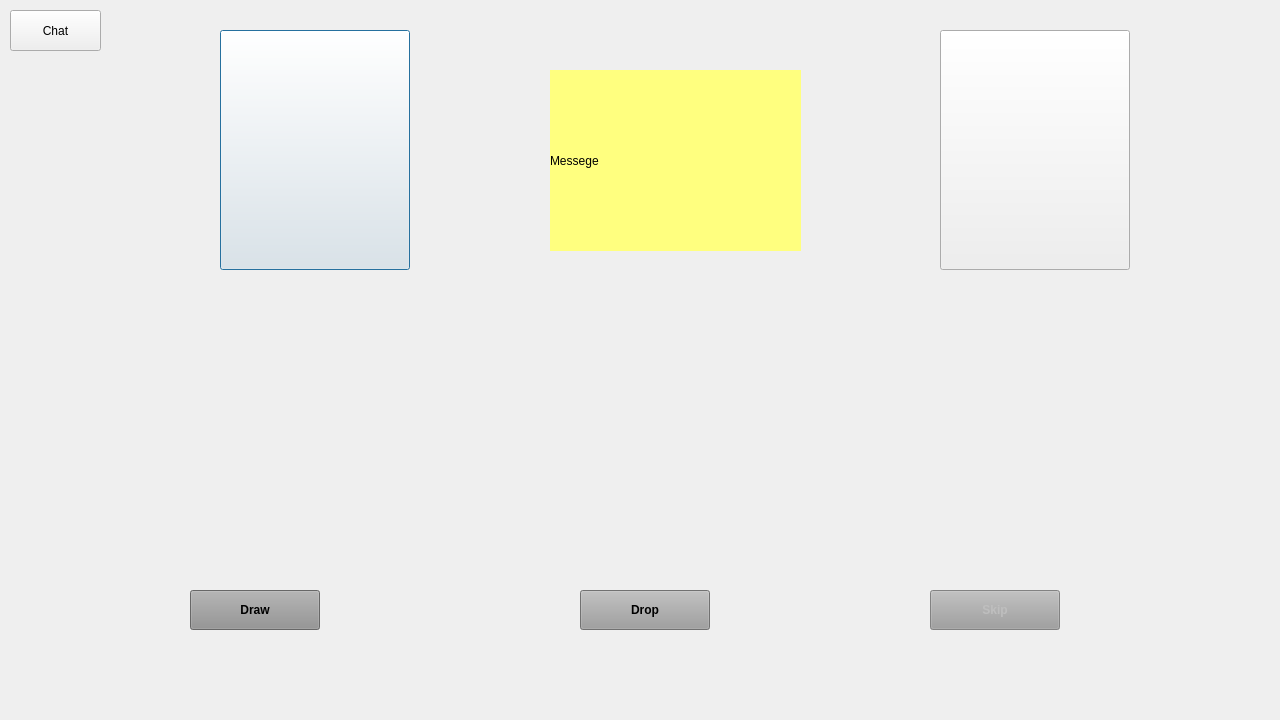
<?xml version="1.0" encoding="UTF-8"?>
<ui version="4.0">
 <class>CrazyFace</class>
 <widget class="QDialog" name="CrazyFace">
  <property name="enabled">
   <bool>true</bool>
  </property>
  <property name="geometry">
   <rect>
    <x>0</x>
    <y>0</y>
    <width>1280</width>
    <height>720</height>
   </rect>
  </property>
  <property name="windowTitle">
   <string>Dialog</string>
  </property>
  <property name="autoFillBackground">
   <bool>false</bool>
  </property>
  <property name="styleSheet">
   <string notr="true"/>
  </property>
  <widget class="QPushButton" name="pushDeck">
   <property name="geometry">
    <rect>
     <x>220</x>
     <y>30</y>
     <width>190</width>
     <height>240</height>
    </rect>
   </property>
   <property name="styleSheet">
    <string notr="true"/>
   </property>
   <property name="text">
    <string/>
   </property>
  </widget>
  <widget class="QPushButton" name="pushDraw">
   <property name="geometry">
    <rect>
     <x>190</x>
     <y>590</y>
     <width>130</width>
     <height>40</height>
    </rect>
   </property>
   <property name="font">
    <font>
     <weight>75</weight>
     <bold>true</bold>
    </font>
   </property>
   <property name="styleSheet">
    <string notr="true">background-color: rgb(144, 144, 144);
</string>
   </property>
   <property name="text">
    <string>Draw</string>
   </property>
  </widget>
  <widget class="QLabel" name="label_2">
   <property name="geometry">
    <rect>
     <x>190</x>
     <y>310</y>
     <width>70</width>
     <height>115</height>
    </rect>
   </property>
   <property name="styleSheet">
    <string notr="true"/>
   </property>
   <property name="text">
    <string/>
   </property>
  </widget>
  <widget class="QPushButton" name="pushDrop">
   <property name="geometry">
    <rect>
     <x>580</x>
     <y>590</y>
     <width>130</width>
     <height>40</height>
    </rect>
   </property>
   <property name="font">
    <font>
     <weight>75</weight>
     <bold>true</bold>
    </font>
   </property>
   <property name="autoFillBackground">
    <bool>false</bool>
   </property>
   <property name="styleSheet">
    <string notr="true">background-color: rgb(158, 158, 158);</string>
   </property>
   <property name="text">
    <string>Drop</string>
   </property>
  </widget>
  <widget class="QPushButton" name="pushSkip">
   <property name="enabled">
    <bool>false</bool>
   </property>
   <property name="geometry">
    <rect>
     <x>930</x>
     <y>590</y>
     <width>130</width>
     <height>40</height>
    </rect>
   </property>
   <property name="font">
    <font>
     <weight>75</weight>
     <bold>true</bold>
    </font>
   </property>
   <property name="styleSheet">
    <string notr="true">background-color: rgb(158, 158, 158);</string>
   </property>
   <property name="text">
    <string>Skip</string>
   </property>
  </widget>
  <widget class="QPushButton" name="pushCardSchown">
   <property name="geometry">
    <rect>
     <x>940</x>
     <y>30</y>
     <width>190</width>
     <height>240</height>
    </rect>
   </property>
   <property name="text">
    <string/>
   </property>
  </widget>
  <widget class="QLabel" name="messegeC">
   <property name="geometry">
    <rect>
     <x>550</x>
     <y>70</y>
     <width>251</width>
     <height>181</height>
    </rect>
   </property>
   <property name="styleSheet">
    <string notr="true">background-color: rgb(255, 255, 127);</string>
   </property>
   <property name="text">
    <string>Messege</string>
   </property>
  </widget>
  <widget class="QLabel" name="label_4">
   <property name="geometry">
    <rect>
     <x>220</x>
     <y>310</y>
     <width>70</width>
     <height>115</height>
    </rect>
   </property>
   <property name="styleSheet">
    <string notr="true"/>
   </property>
   <property name="text">
    <string/>
   </property>
  </widget>
  <widget class="QLabel" name="label_5">
   <property name="geometry">
    <rect>
     <x>250</x>
     <y>310</y>
     <width>70</width>
     <height>115</height>
    </rect>
   </property>
   <property name="styleSheet">
    <string notr="true"/>
   </property>
   <property name="text">
    <string/>
   </property>
  </widget>
  <widget class="QLabel" name="label_6">
   <property name="geometry">
    <rect>
     <x>280</x>
     <y>310</y>
     <width>70</width>
     <height>115</height>
    </rect>
   </property>
   <property name="styleSheet">
    <string notr="true"/>
   </property>
   <property name="text">
    <string/>
   </property>
  </widget>
  <widget class="QLabel" name="label_7">
   <property name="geometry">
    <rect>
     <x>310</x>
     <y>310</y>
     <width>70</width>
     <height>115</height>
    </rect>
   </property>
   <property name="styleSheet">
    <string notr="true"/>
   </property>
   <property name="text">
    <string/>
   </property>
  </widget>
  <widget class="QLabel" name="label_8">
   <property name="geometry">
    <rect>
     <x>340</x>
     <y>310</y>
     <width>70</width>
     <height>115</height>
    </rect>
   </property>
   <property name="styleSheet">
    <string notr="true"/>
   </property>
   <property name="text">
    <string/>
   </property>
  </widget>
  <widget class="QLabel" name="label_9">
   <property name="geometry">
    <rect>
     <x>370</x>
     <y>310</y>
     <width>70</width>
     <height>115</height>
    </rect>
   </property>
   <property name="styleSheet">
    <string notr="true"/>
   </property>
   <property name="text">
    <string/>
   </property>
  </widget>
  <widget class="QLabel" name="label_10">
   <property name="geometry">
    <rect>
     <x>400</x>
     <y>310</y>
     <width>70</width>
     <height>115</height>
    </rect>
   </property>
   <property name="styleSheet">
    <string notr="true"/>
   </property>
   <property name="text">
    <string/>
   </property>
  </widget>
  <widget class="QLabel" name="label_11">
   <property name="geometry">
    <rect>
     <x>430</x>
     <y>310</y>
     <width>70</width>
     <height>115</height>
    </rect>
   </property>
   <property name="styleSheet">
    <string notr="true"/>
   </property>
   <property name="text">
    <string/>
   </property>
  </widget>
  <widget class="QLabel" name="label_12">
   <property name="geometry">
    <rect>
     <x>460</x>
     <y>310</y>
     <width>70</width>
     <height>115</height>
    </rect>
   </property>
   <property name="styleSheet">
    <string notr="true"/>
   </property>
   <property name="text">
    <string/>
   </property>
  </widget>
  <widget class="QLabel" name="label_13">
   <property name="geometry">
    <rect>
     <x>490</x>
     <y>310</y>
     <width>70</width>
     <height>115</height>
    </rect>
   </property>
   <property name="styleSheet">
    <string notr="true"/>
   </property>
   <property name="text">
    <string/>
   </property>
  </widget>
  <widget class="QLabel" name="label_14">
   <property name="geometry">
    <rect>
     <x>550</x>
     <y>310</y>
     <width>70</width>
     <height>115</height>
    </rect>
   </property>
   <property name="styleSheet">
    <string notr="true"/>
   </property>
   <property name="text">
    <string/>
   </property>
  </widget>
  <widget class="QLabel" name="label_15">
   <property name="geometry">
    <rect>
     <x>520</x>
     <y>310</y>
     <width>70</width>
     <height>115</height>
    </rect>
   </property>
   <property name="styleSheet">
    <string notr="true"/>
   </property>
   <property name="text">
    <string/>
   </property>
  </widget>
  <widget class="QLabel" name="label_16">
   <property name="geometry">
    <rect>
     <x>580</x>
     <y>310</y>
     <width>70</width>
     <height>115</height>
    </rect>
   </property>
   <property name="styleSheet">
    <string notr="true"/>
   </property>
   <property name="text">
    <string/>
   </property>
  </widget>
  <widget class="QLabel" name="label_17">
   <property name="geometry">
    <rect>
     <x>610</x>
     <y>310</y>
     <width>70</width>
     <height>115</height>
    </rect>
   </property>
   <property name="styleSheet">
    <string notr="true"/>
   </property>
   <property name="text">
    <string/>
   </property>
  </widget>
  <widget class="QLabel" name="label_18">
   <property name="geometry">
    <rect>
     <x>640</x>
     <y>310</y>
     <width>70</width>
     <height>115</height>
    </rect>
   </property>
   <property name="styleSheet">
    <string notr="true"/>
   </property>
   <property name="text">
    <string/>
   </property>
  </widget>
  <widget class="QLabel" name="label_19">
   <property name="geometry">
    <rect>
     <x>670</x>
     <y>310</y>
     <width>70</width>
     <height>115</height>
    </rect>
   </property>
   <property name="styleSheet">
    <string notr="true"/>
   </property>
   <property name="text">
    <string/>
   </property>
  </widget>
  <widget class="QLabel" name="label_20">
   <property name="geometry">
    <rect>
     <x>700</x>
     <y>310</y>
     <width>70</width>
     <height>115</height>
    </rect>
   </property>
   <property name="styleSheet">
    <string notr="true"/>
   </property>
   <property name="text">
    <string/>
   </property>
  </widget>
  <widget class="QLabel" name="label_21">
   <property name="geometry">
    <rect>
     <x>730</x>
     <y>310</y>
     <width>70</width>
     <height>115</height>
    </rect>
   </property>
   <property name="styleSheet">
    <string notr="true"/>
   </property>
   <property name="text">
    <string/>
   </property>
  </widget>
  <widget class="QLabel" name="label_22">
   <property name="geometry">
    <rect>
     <x>760</x>
     <y>310</y>
     <width>70</width>
     <height>115</height>
    </rect>
   </property>
   <property name="styleSheet">
    <string notr="true"/>
   </property>
   <property name="text">
    <string/>
   </property>
  </widget>
  <widget class="QLabel" name="label_23">
   <property name="geometry">
    <rect>
     <x>400</x>
     <y>450</y>
     <width>70</width>
     <height>115</height>
    </rect>
   </property>
   <property name="styleSheet">
    <string notr="true"/>
   </property>
   <property name="text">
    <string/>
   </property>
  </widget>
  <widget class="QLabel" name="label_24">
   <property name="geometry">
    <rect>
     <x>280</x>
     <y>450</y>
     <width>70</width>
     <height>115</height>
    </rect>
   </property>
   <property name="styleSheet">
    <string notr="true"/>
   </property>
   <property name="text">
    <string/>
   </property>
  </widget>
  <widget class="QLabel" name="label_25">
   <property name="geometry">
    <rect>
     <x>430</x>
     <y>450</y>
     <width>70</width>
     <height>115</height>
    </rect>
   </property>
   <property name="styleSheet">
    <string notr="true"/>
   </property>
   <property name="text">
    <string/>
   </property>
  </widget>
  <widget class="QLabel" name="label_26">
   <property name="geometry">
    <rect>
     <x>490</x>
     <y>450</y>
     <width>70</width>
     <height>115</height>
    </rect>
   </property>
   <property name="styleSheet">
    <string notr="true"/>
   </property>
   <property name="text">
    <string/>
   </property>
  </widget>
  <widget class="QLabel" name="label_27">
   <property name="geometry">
    <rect>
     <x>460</x>
     <y>450</y>
     <width>70</width>
     <height>115</height>
    </rect>
   </property>
   <property name="styleSheet">
    <string notr="true"/>
   </property>
   <property name="text">
    <string/>
   </property>
  </widget>
  <widget class="QLabel" name="label_28">
   <property name="geometry">
    <rect>
     <x>370</x>
     <y>450</y>
     <width>70</width>
     <height>115</height>
    </rect>
   </property>
   <property name="styleSheet">
    <string notr="true"/>
   </property>
   <property name="text">
    <string/>
   </property>
  </widget>
  <widget class="QLabel" name="label_29">
   <property name="geometry">
    <rect>
     <x>610</x>
     <y>450</y>
     <width>70</width>
     <height>115</height>
    </rect>
   </property>
   <property name="styleSheet">
    <string notr="true"/>
   </property>
   <property name="text">
    <string/>
   </property>
  </widget>
  <widget class="QLabel" name="label_30">
   <property name="geometry">
    <rect>
     <x>220</x>
     <y>450</y>
     <width>70</width>
     <height>115</height>
    </rect>
   </property>
   <property name="styleSheet">
    <string notr="true"/>
   </property>
   <property name="text">
    <string/>
   </property>
  </widget>
  <widget class="QLabel" name="label_31">
   <property name="geometry">
    <rect>
     <x>640</x>
     <y>450</y>
     <width>70</width>
     <height>115</height>
    </rect>
   </property>
   <property name="styleSheet">
    <string notr="true"/>
   </property>
   <property name="text">
    <string/>
   </property>
  </widget>
  <widget class="QLabel" name="label_3">
   <property name="geometry">
    <rect>
     <x>190</x>
     <y>450</y>
     <width>70</width>
     <height>115</height>
    </rect>
   </property>
   <property name="styleSheet">
    <string notr="true"/>
   </property>
   <property name="text">
    <string/>
   </property>
  </widget>
  <widget class="QLabel" name="label_32">
   <property name="geometry">
    <rect>
     <x>730</x>
     <y>450</y>
     <width>70</width>
     <height>115</height>
    </rect>
   </property>
   <property name="styleSheet">
    <string notr="true"/>
   </property>
   <property name="text">
    <string/>
   </property>
  </widget>
  <widget class="QLabel" name="label_33">
   <property name="geometry">
    <rect>
     <x>670</x>
     <y>450</y>
     <width>70</width>
     <height>115</height>
    </rect>
   </property>
   <property name="styleSheet">
    <string notr="true"/>
   </property>
   <property name="text">
    <string/>
   </property>
  </widget>
  <widget class="QLabel" name="label_34">
   <property name="geometry">
    <rect>
     <x>760</x>
     <y>450</y>
     <width>70</width>
     <height>115</height>
    </rect>
   </property>
   <property name="styleSheet">
    <string notr="true"/>
   </property>
   <property name="text">
    <string/>
   </property>
  </widget>
  <widget class="QLabel" name="label_35">
   <property name="geometry">
    <rect>
     <x>340</x>
     <y>450</y>
     <width>70</width>
     <height>115</height>
    </rect>
   </property>
   <property name="styleSheet">
    <string notr="true"/>
   </property>
   <property name="text">
    <string/>
   </property>
  </widget>
  <widget class="QLabel" name="label_36">
   <property name="geometry">
    <rect>
     <x>250</x>
     <y>450</y>
     <width>70</width>
     <height>115</height>
    </rect>
   </property>
   <property name="styleSheet">
    <string notr="true"/>
   </property>
   <property name="text">
    <string/>
   </property>
  </widget>
  <widget class="QLabel" name="label_37">
   <property name="geometry">
    <rect>
     <x>700</x>
     <y>450</y>
     <width>70</width>
     <height>115</height>
    </rect>
   </property>
   <property name="styleSheet">
    <string notr="true"/>
   </property>
   <property name="text">
    <string/>
   </property>
  </widget>
  <widget class="QLabel" name="label_38">
   <property name="geometry">
    <rect>
     <x>310</x>
     <y>450</y>
     <width>70</width>
     <height>115</height>
    </rect>
   </property>
   <property name="styleSheet">
    <string notr="true"/>
   </property>
   <property name="text">
    <string/>
   </property>
  </widget>
  <widget class="QLabel" name="label_39">
   <property name="geometry">
    <rect>
     <x>550</x>
     <y>450</y>
     <width>70</width>
     <height>115</height>
    </rect>
   </property>
   <property name="styleSheet">
    <string notr="true"/>
   </property>
   <property name="text">
    <string/>
   </property>
  </widget>
  <widget class="QLabel" name="label_40">
   <property name="geometry">
    <rect>
     <x>580</x>
     <y>450</y>
     <width>70</width>
     <height>115</height>
    </rect>
   </property>
   <property name="styleSheet">
    <string notr="true"/>
   </property>
   <property name="text">
    <string/>
   </property>
  </widget>
  <widget class="QLabel" name="label_41">
   <property name="geometry">
    <rect>
     <x>520</x>
     <y>450</y>
     <width>70</width>
     <height>115</height>
    </rect>
   </property>
   <property name="styleSheet">
    <string notr="true"/>
   </property>
   <property name="text">
    <string/>
   </property>
  </widget>
  <widget class="QLabel" name="backgroundImage">
   <property name="geometry">
    <rect>
     <x>0</x>
     <y>0</y>
     <width>1280</width>
     <height>720</height>
    </rect>
   </property>
   <property name="text">
    <string/>
   </property>
  </widget>
  <widget class="QPushButton" name="chat">
   <property name="geometry">
    <rect>
     <x>10</x>
     <y>10</y>
     <width>91</width>
     <height>41</height>
    </rect>
   </property>
   <property name="text">
    <string>Chat</string>
   </property>
  </widget>
  <zorder>backgroundImage</zorder>
  <zorder>label_36</zorder>
  <zorder>label_5</zorder>
  <zorder>label_6</zorder>
  <zorder>label_7</zorder>
  <zorder>label_8</zorder>
  <zorder>label_9</zorder>
  <zorder>label_10</zorder>
  <zorder>label_11</zorder>
  <zorder>label_12</zorder>
  <zorder>label_13</zorder>
  <zorder>label_14</zorder>
  <zorder>label_15</zorder>
  <zorder>label_16</zorder>
  <zorder>label_17</zorder>
  <zorder>label_18</zorder>
  <zorder>label_19</zorder>
  <zorder>label_20</zorder>
  <zorder>label_21</zorder>
  <zorder>label_22</zorder>
  <zorder>pushCardSchown</zorder>
  <zorder>messegeC</zorder>
  <zorder>label_4</zorder>
  <zorder>label_2</zorder>
  <zorder>label_23</zorder>
  <zorder>label_24</zorder>
  <zorder>label_25</zorder>
  <zorder>label_26</zorder>
  <zorder>label_27</zorder>
  <zorder>label_28</zorder>
  <zorder>label_29</zorder>
  <zorder>label_30</zorder>
  <zorder>label_31</zorder>
  <zorder>label_3</zorder>
  <zorder>label_32</zorder>
  <zorder>label_33</zorder>
  <zorder>label_34</zorder>
  <zorder>label_35</zorder>
  <zorder>label_37</zorder>
  <zorder>label_38</zorder>
  <zorder>label_39</zorder>
  <zorder>label_40</zorder>
  <zorder>label_41</zorder>
  <zorder>pushDrop</zorder>
  <zorder>pushSkip</zorder>
  <zorder>pushDraw</zorder>
  <zorder>pushDeck</zorder>
  <zorder>chat</zorder>
 </widget>
 <resources/>
 <connections/>
</ui>
